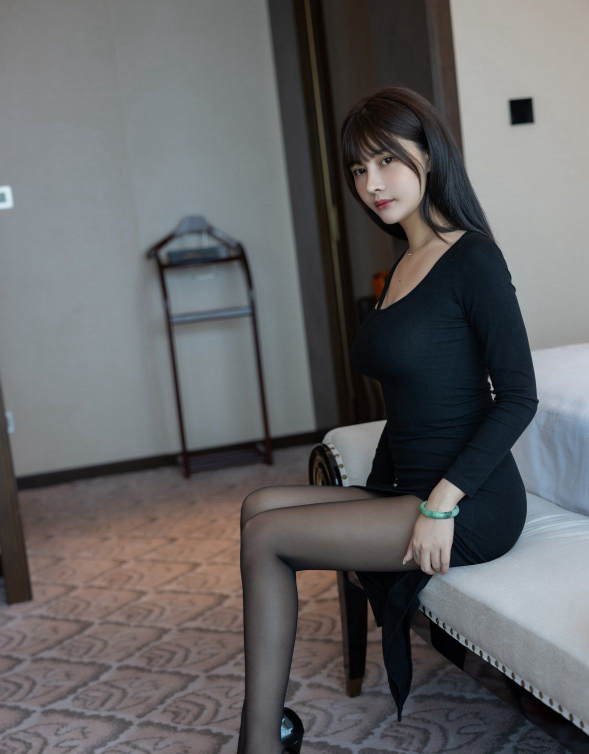
#> input picture picture_material/beauty_leg2.jpg, 1178 x 1507 px, found by its file name (shown at 1/2 size)
$ python 4.inv_chg.py
#> lines starting #> are read from the running program, lines starting #| are printed output that depends on the picture
import cv2
import numpy as np

img = cv2.imread("picture_material/beauty_leg2.jpg")
#> img is the input picture: shape (1507, 1178, 3); mean B, G, R 101.2, 99.8, 100.1
img = cv2.resize(img, ((int(img.shape[1]/2), int(img.shape[0]/2))), interpolation=cv2.INTER_AREA)
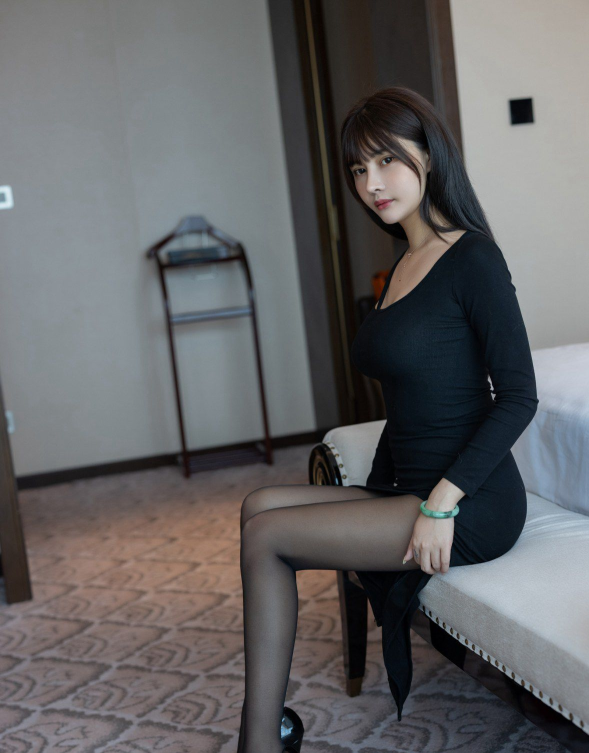
#> img: shape (753, 589, 3); mean B, G, R 101.2, 99.8, 100.1

img_Gray = cv2.cvtColor(img, cv2.COLOR_BGR2GRAY)
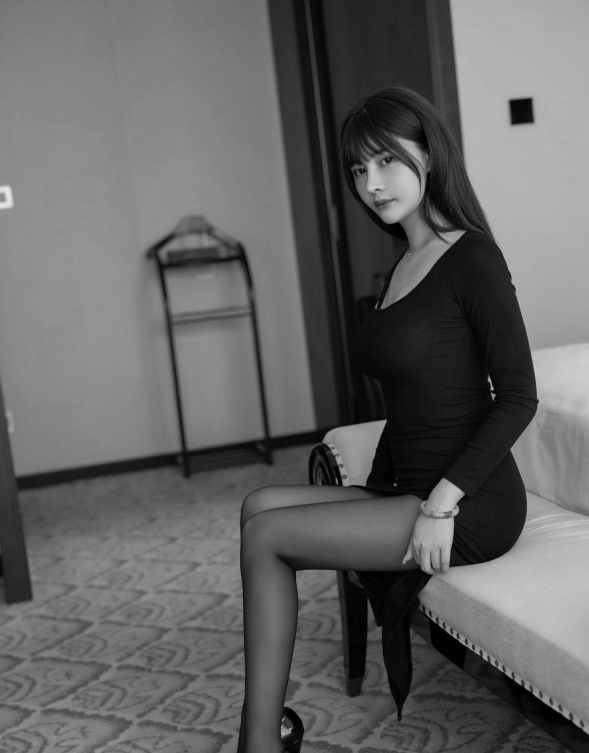
#> img_Gray: shape (753, 589); min 0, max 232, mean 100
# img_RGB = cv2.cvtColor(img, cv2.COLOR_BGR2RGB)

height,width = img_Gray.shape[0: 2]
#> height = 753; width = 589

color_change = np.zeros((height,width), np.uint8)

for i in range(height):
    for j in range(width):
        gray = 255 - img_Gray[i, j]
        color_change[i, j] = np.uint8(gray)
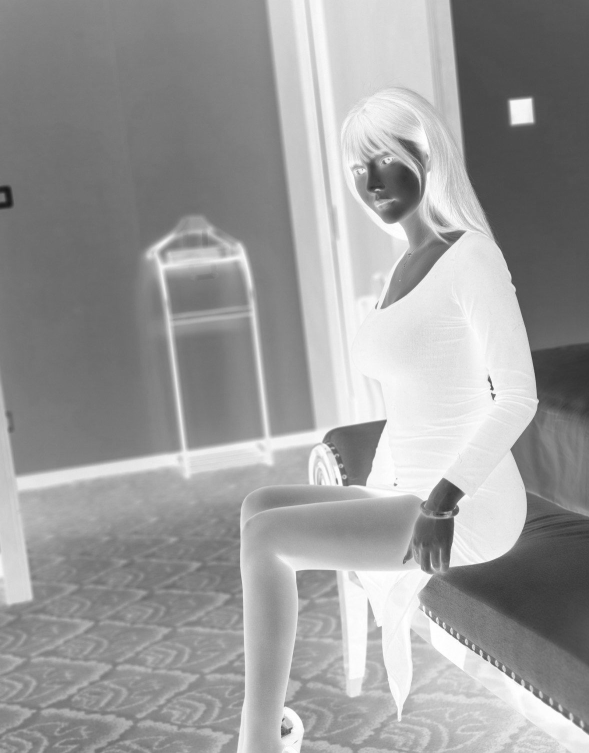
#> color_change: shape (753, 589); min 23, max 255, mean 155

img_out = 255 - img
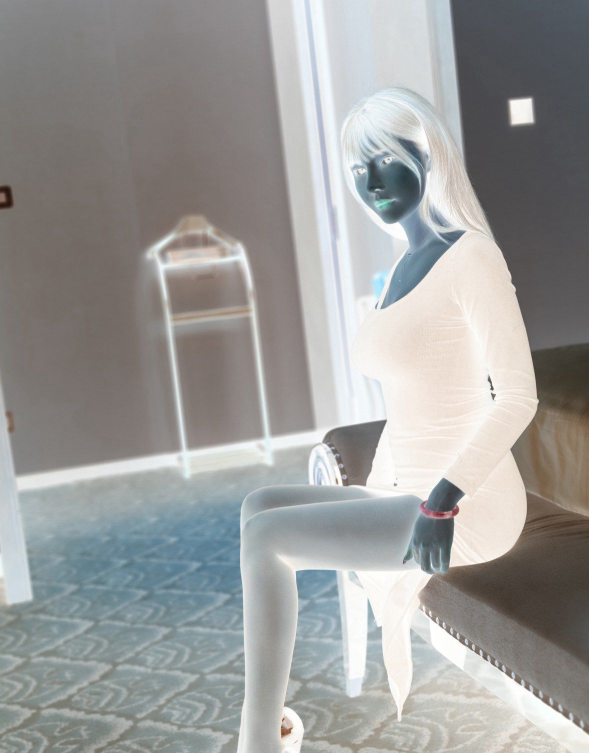
#> img_out: shape (753, 589, 3); mean B, G, R 153.8, 155.2, 154.9

cv2.imshow("Gray", img_Gray)
cv2.imshow("RGB",img)
cv2.imshow("Color_change", color_change)
cv2.imshow("Color_change_RGB", img_out)
cv2.waitKey()
cv2.destroyAllWindows()

$ run again, with picture_material/beauty_leg3.jpg copied over picture_material/beauty_leg2.jpg
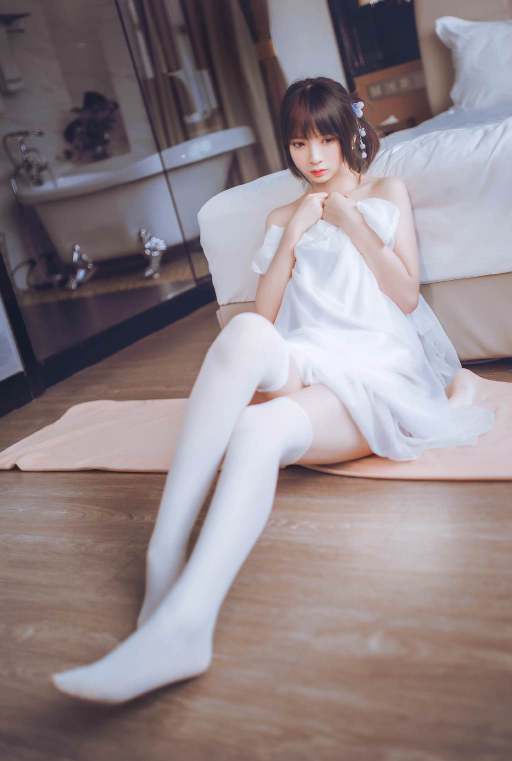
#> input picture picture_material/beauty_leg3.jpg, 1024 x 1522 px, found by its file name (shown at 1/2 size)
#> img is the input picture: shape (1522, 1024, 3); mean B, G, R 137.4, 133.4, 145.1
#> img: shape (761, 512, 3)
#> after the loop `for i in range(height):`:
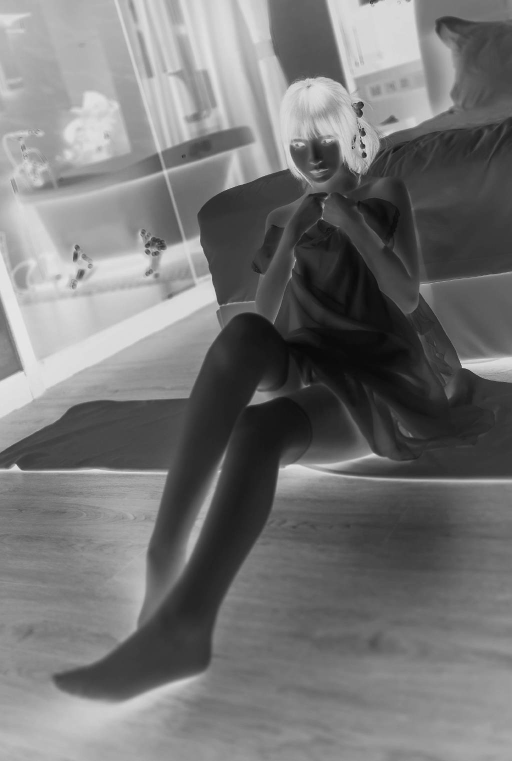
#> color_change: shape (761, 512); min 8, max 231, mean 117.5
#> `img_out = 255 - img`:
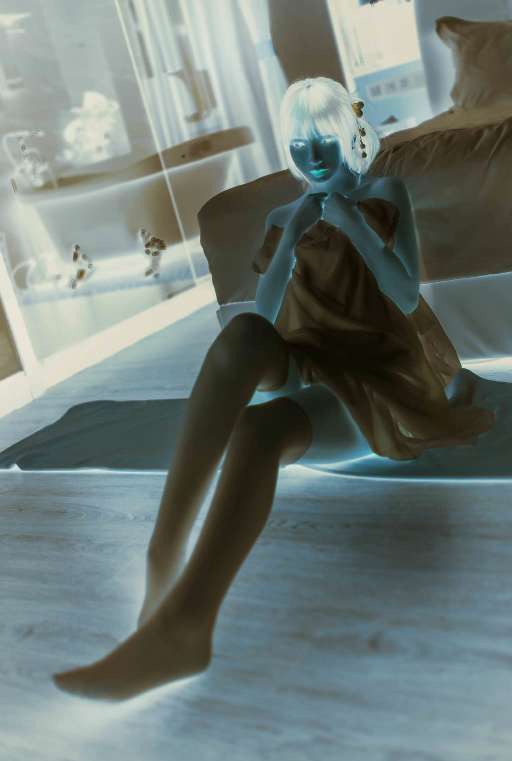
#> img_out: shape (761, 512, 3); mean B, G, R 117.5, 121.5, 109.8
